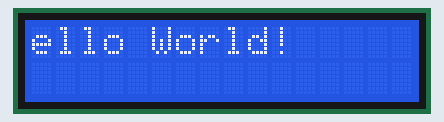
A sketch run on a simulated Arduino Uno, built with avr-gcc and run on an emulated ATmega328P. Shown: 16×2 character LCD.

Above: at 2.1 s.
At 5.1 s:
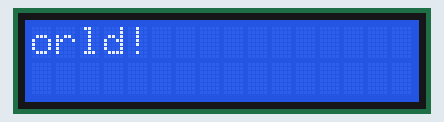
At 8.6 s:
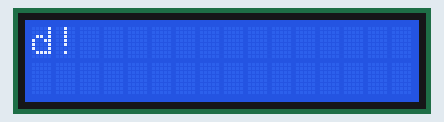
At 15.7 s:
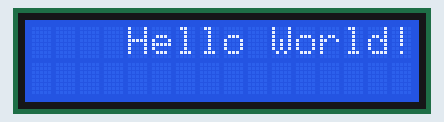
At 22.7 s:
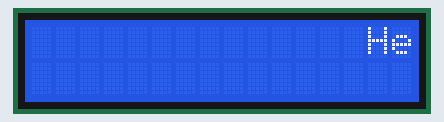
At 29.7 s:
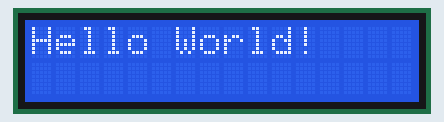

Measured:
- what the display in image 0 shows lasts 0.5 s, from 2.1 s to 2.6 s
- what the display in image 5 shows lasts 2.5 s, from 29.6 s to 32.1 s

The sketch:

LCDEkran.ino.ino
```cpp
// (licence header left out)
#include <Wire.h>
#include <LiquidCrystal_I2C.h>

// LCD address and geometry and library initialization
const byte lcdAddr = 0x27;  // Address of I2C backpack
const byte lcdCols = 16;    // Number of character in a row
const byte lcdRows = 2;     // Number of lines
//const byte lcdAddr = 0x3F;  // Address of I2C backpack
//const byte lcdCols = 20;    // Number of character in a row
//const byte lcdRows = 4;     // Number of lines

LiquidCrystal_I2C lcd(lcdAddr, lcdCols, lcdRows);

// Demo parameters
const char demoText[]= "Hello World!";
const unsigned int scrollDelay = 500;   // Miliseconds before scrolling next char
const unsigned int demoDelay = 2000;    // Miliseconds between demo loops
byte textLen;                           // Number of visible characters in the text

void setup() {
  textLen = sizeof(demoText) - 1;
  lcd.init();
  lcd.backlight();
  lcd.print(demoText);
  delay(demoDelay);
}

void loop() {
  // Scroll entire text in a row to the left outside the screen
  for (byte positionCounter = 0; positionCounter < textLen; positionCounter++) {
    lcd.scrollDisplayLeft();
    delay(scrollDelay);
  }
  // Scroll hidden text through entire row to the right outside the screen
  for (byte positionCounter = 0; positionCounter < textLen + lcdCols; positionCounter++) {
    lcd.scrollDisplayRight();
    delay(scrollDelay);
  }
  // Scroll text to the right back to original position
  for (byte positionCounter = 0; positionCounter < lcdCols; positionCounter++) {
    lcd.scrollDisplayLeft();
    delay(scrollDelay);
  }
  delay(demoDelay);
}
```
